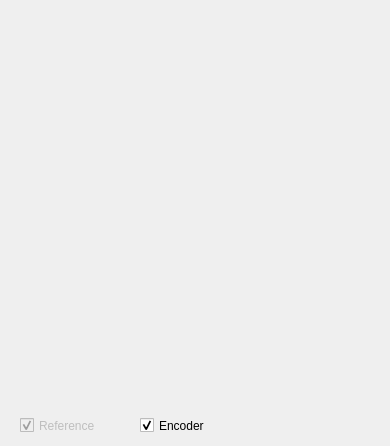
<?xml version="1.0" encoding="UTF-8"?>
<ui version="4.0">
 <class>ModelDialog</class>
 <widget class="QDialog" name="ModelDialog">
  <property name="geometry">
   <rect>
    <x>0</x>
    <y>0</y>
    <width>390</width>
    <height>446</height>
   </rect>
  </property>
  <property name="windowTitle">
   <string>Dialog</string>
  </property>
  <widget class="QWidget" name="gridLayoutWidget_3">
   <property name="geometry">
    <rect>
     <x>10</x>
     <y>5</y>
     <width>361</width>
     <height>401</height>
    </rect>
   </property>
   <layout class="QGridLayout" name="LAYOUT_MODEL"/>
  </widget>
  <widget class="QCheckBox" name="CB_USE_ENCODER">
   <property name="geometry">
    <rect>
     <x>140</x>
     <y>410</y>
     <width>101</width>
     <height>31</height>
    </rect>
   </property>
   <property name="text">
    <string>Encoder</string>
   </property>
   <property name="checked">
    <bool>true</bool>
   </property>
  </widget>
  <widget class="QCheckBox" name="CB_USE_REFERENCE">
   <property name="enabled">
    <bool>false</bool>
   </property>
   <property name="geometry">
    <rect>
     <x>20</x>
     <y>410</y>
     <width>101</width>
     <height>31</height>
    </rect>
   </property>
   <property name="text">
    <string>Reference</string>
   </property>
   <property name="checked">
    <bool>true</bool>
   </property>
  </widget>
 </widget>
 <resources/>
 <connections/>
</ui>
